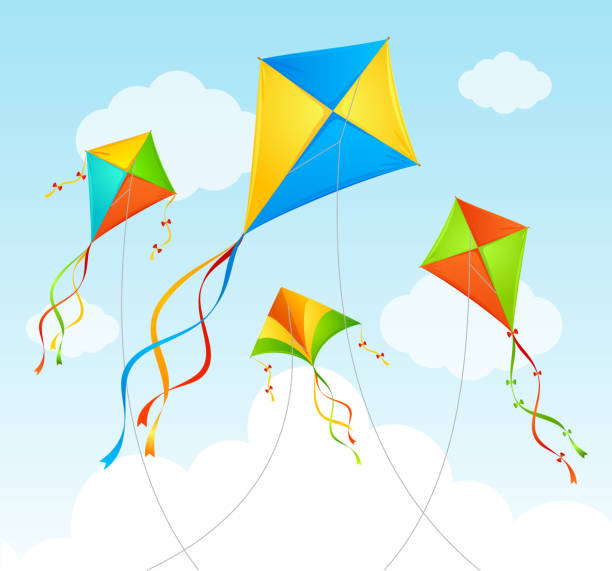
#> input picture Python_Libraries_Practice/opencv/basics/assets/kite.jpg, 612 x 571 px, given in place of the camera
$ python color_detection.py
#> lines starting #> are read from the running program, lines starting #| are printed output that depends on the picture; after the words box and inside, x2 and y2 are one past the last pixel; in counts of white or black regions, pixels touching at a corner belong together
import numpy as np
import cv2

cap = cv2.VideoCapture(0)

while True:
    ret, frame = cap.read()
#> frame is the input picture: shape (571, 612, 3); mean B, G, R 229.5, 233.3, 206.5
    width = int(cap.get(3))  # get the width of the frame
    height = int(cap.get(4))  # get the height of the frame

    if not ret:
        break  # if no frame is captured, exit the loop

    # HSV = Hue, Saturation, Value (Lightness/Brightness)
    hsv = cv2.cvtColor(frame, cv2.COLOR_BGR2HSV)  # convert the frame to HSV color space becaus HSV is better for color detection/extraction
#> hsv: shape (571, 612, 3); mean H, S, V 72.7, 62.5, 248.7
    # define range of blue color in HSV
    lower_blue = np.array([90,50,50])
    upper_blue = np.array([130,255,255])

    # Mask will tell us which areas of the image to keep
    mask = cv2.inRange(hsv, lower_blue, upper_blue)  # create a mask for blue color
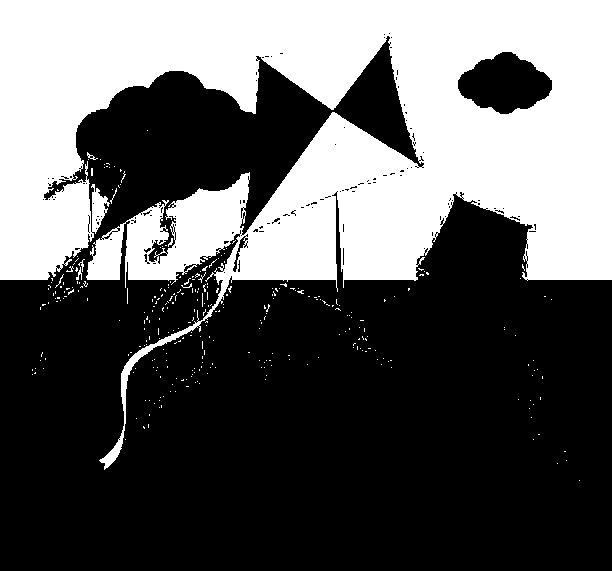
#> mask: shape (571, 612); 36.9% white; 313 white regions (307 under 20 px), largest, box (x1, y1, x2, y2) and area: (0, 0, 612, 470) 128002, (76, 267, 82, 280) 33, (87, 152, 98, 160) 27, (78, 259, 85, 272) 25, (110, 188, 117, 204) 21, (168, 238, 173, 247) 20

    result = cv2.bitwise_and(frame, frame, mask=mask)  # apply the mask to the original frame
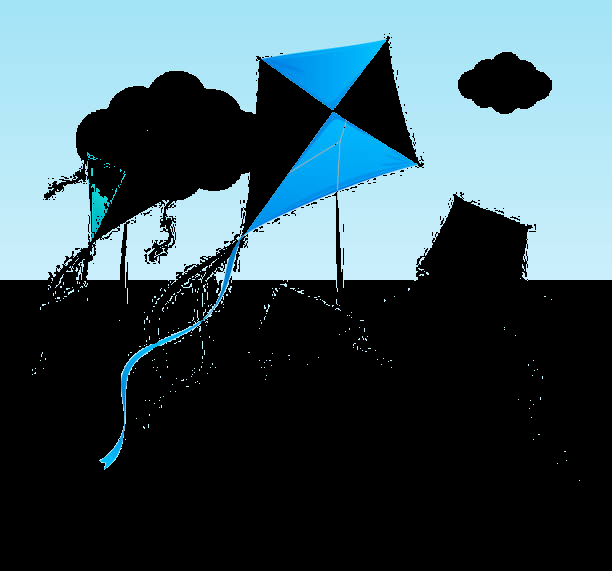
#> result: shape (571, 612, 3); mean B, G, R 91.3, 83.6, 61

    cv2.imshow('frame', result)  # display the original frame
    cv2.imshow('mask', mask)  # display the mask

    if cv2.waitKey(1) == ord('q'):  # wait for 'q' key to exit
#> (key q is pressed here)
        break

cap.release()  # release the camera
cv2.destroyAllWindows()  # close all OpenCV windows

# THE BELOW CODE IS FOR CONVERTING A BGR COLOR TO HSV COLOR SPACE

# here we pass a 3D array to cvtColor, which is a single pixel in BGR format, to convert it to HSV format. Use this code convert your on colors from BGR to HSV.
# This is useful for color detection in OpenCV.
# BGR_color = np.array([[[255, 0, 0]]])
# x = cv2.cvtColor(BGR_color, cv2.COLOR_BGR2HSV)
# x[0][0]  # this will give you the HSV value of the BGR color
